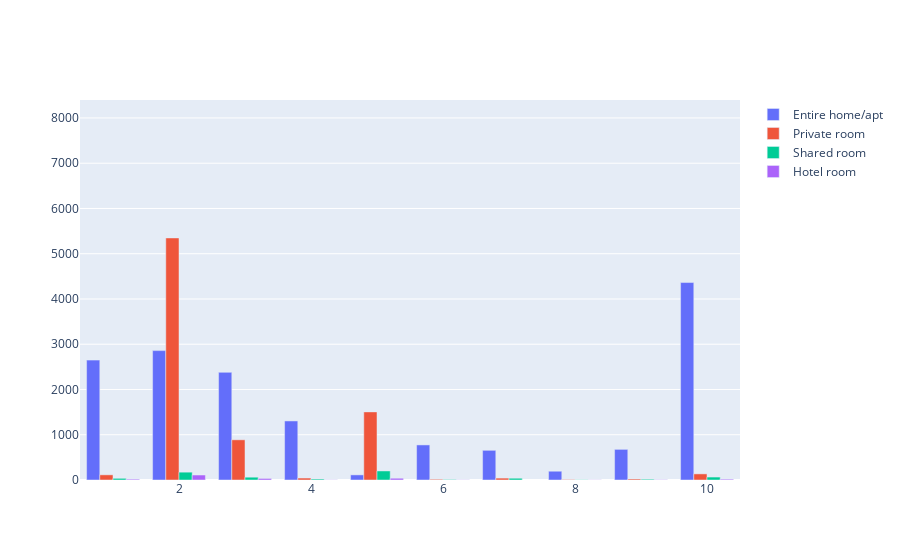

Notebook code for this chart:
### Code cell
data_vis = []

for room_type in room_types:
    df_temp = df_accommodates[df_accommodates["room_type"] == room_type]
    y_values = df_temp.groupby("accommodates").count()["room_type"].tolist()
    temp = go.Bar(name=room_type, x=df_accommodates["accommodates"].unique(), y=y_values)
    data_vis.append(temp)
    
fig = go.Figure(data=data_vis)
fig.update_layout(barmode='group')
fig.show()

### Figure 1 — Plotly figure (JSON) as saved in the notebook; plotly's stock layout.template omitted (floating-point values rounded to 4 significant figures)
{"data": [{"name": "Entire home/apt", "type": "bar", "x": [5, 2, 3, "more than 10", 1, 10, 6, 4, 8, 9, 7], "y": [113, 2859, 2379, 7977, 2649, 4363, 775, 1305, 194, 677, 656]}, {"name": "Private room", "type": "bar", "x": [5, 2, 3, "more than 10", 1, 10, 6, 4, 8, 9, 7], "y": [1505, 5349, 888, 613, 114, 135, 16, 43, 10, 22, 42]}, {"name": "Shared room", "type": "bar", "x": [5, 2, 3, "more than 10", 1, 10, 6, 4, 8, 9, 7], "y": [200, 173, 62, 85, 37, 65, 11, 21, 5, 17, 39]}, {"name": "Hotel room", "type": "bar", "x": [5, 2, 3, "more than 10", 1, 10, 6, 4, 8, 9, 7], "y": [39, 110, 34, 80, 18, 18, 4, 4, 3, 6]}], "layout": {"barmode": "group"}}
